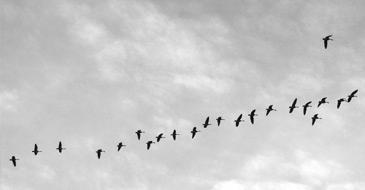
%> input picture hw5 ImageCount/bird 3.bmp, 365 x 190 px
$ octave bkmeans.m   (GNU Octave 9; MATLAB toolbox functions it lacks are replaced by stand-ins)
%> lines starting %> are read from the running program, lines starting %| are printed output that depends on the picture; in (x1, y1, x2, y2) boxes, pixels count from 0 and x2, y2 are one past the last pixel; in counts of white or black regions, pixels touching at a corner belong together; the program's own positions count from 1
%k-means cluster code

x = imread('bird 3.bmp');
%> x is the input picture: size 190x365x3 uint8; min 0, max 255, mean 202.2
x = rgb2gray(x);
%> x: size 190x365 uint8
[m,n] = size(x);
%> m = 190; n = 365
threshold = 120;%threshold value

%create an array with the same size as the image
y = zeros(m,n);

r_b = [];
r_f = [];

m_f = 255;
m_b = 0;
for xyz=1:15
    r_b = [];
    r_f = [];
    for i=1:m
        for j=1:n
            if(x(i,j) > threshold)%if it is closer than treshold value
                y(i,j) = 0;
                r_b = [r_b x(i,j)];%add to r_b
            else
                y(i,j) = 255;%foreground
                r_f = [r_f x(i,j)];%add to r_f
            end

        end
    end
    m_f = mean(r_f);
    m_b = mean(r_b);
    threshold2 = threshold;
    threshold = (m_f+m_b)/2;%find the new threshold value
    if(threshold == threshold2)%if threshold does not change
        break
    end
end
%> this loop made 5 passes
%> (m_f, threshold2, threshold) on passes 2 to 5: (51.83, 126.1, 127.9), (52.31, 127.9, 128.1), (52.69, 128.1, 128.3), (52.69, 128.3, 128.3)
%> (m_f, threshold) on pass 1: (48.26, 126.1)
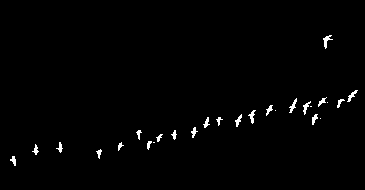
%> y: size 190x365 double; 1.1% white in thin lines or dots, all inside (x1, y1, x2, y2) = (10, 35, 358, 166)
threshold
%> threshold = 128.3
y = logical(y);
imshow(y)

%I used the same algorithm in the slides but it goes to infinity.
%It should work like bwlabel
%T = ConnectedComponents(y)

$ run again, with hw5 ImageCount/bird 1.jpg saved as hw5 ImageCount/bird 3.bmp
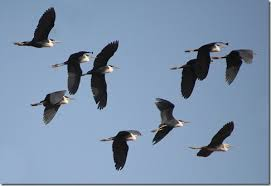
%> input picture hw5 ImageCount/bird 1.jpg, 271 x 186 px
%> x is the input picture: size 186x271x3 uint8; mean R, G, B 124.7, 145.7, 171.3
%> `x = rgb2gray(x);`:
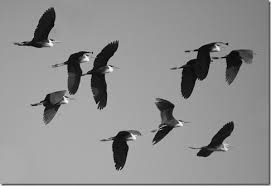
%> x: size 186x271 uint8; min 1, max 252, mean 142.4
%> the loop `for xyz=1:15` made 4 passes
%> (m_f, m_b, threshold2, threshold) on passes 2 to 4: (41.29, 156.4, 101.3, 98.83), (40.79, 156.3, 98.83, 98.55), (40.79, 156.3, 98.55, 98.55)
%> after the loop `for xyz=1:15`:
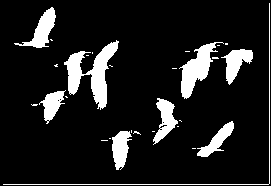
%> y: size 186x271 double; 12.1% white; 29 white regions (20 under 20 px), largest, box (x1, y1, x2, y2) and area: (64, 40, 119, 110) 1452, (179, 42, 224, 99) 968, (14, 7, 56, 48) 613
%> `threshold`: threshold = 98.55

$ run again, with hw5 ImageCount/bird 2.jpg saved as hw5 ImageCount/bird 3.bmp
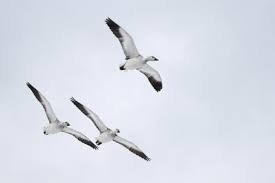
%> input picture hw5 ImageCount/bird 2.jpg, 275 x 183 px
%> x is the input picture: size 183x275x3 uint8; mean R, G, B 217.8, 221.9, 232.7
%> x: size 183x275 uint8
%> the loop `for xyz=1:15` made 6 passes
%> (m_f, m_b, threshold2, threshold) on passes 2 to 6: (76.87, 224.9, 143.9, 150.9), (81.2, 225, 150.9, 153.1), (83.19, 225, 153.1, 154.1), (84.3, 225.1, 154.1, 154.7), (84.3, 225.1, 154.7, 154.7)
%> after the loop `for xyz=1:15`:
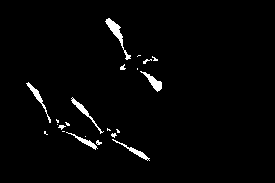
%> y: size 183x275 double; 2.2% white; 22 white regions (13 under 20 px), largest, box (x1, y1, x2, y2) and area: (105, 18, 131, 60) 229, (140, 71, 162, 92) 152, (71, 97, 104, 134) 150
%> `threshold`: threshold = 154.7
